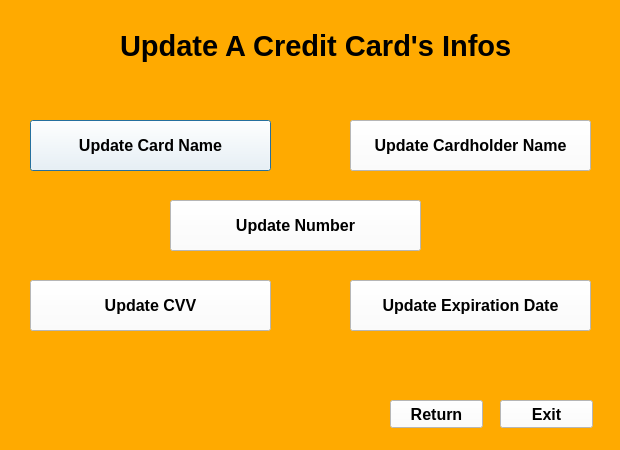
<?xml version="1.0" encoding="UTF-8"?>
<ui version="4.0">
 <class>Dialog</class>
 <widget class="QDialog" name="Dialog">
  <property name="geometry">
   <rect>
    <x>0</x>
    <y>0</y>
    <width>620</width>
    <height>450</height>
   </rect>
  </property>
  <property name="windowTitle">
   <string>Dialog</string>
  </property>
  <property name="styleSheet">
   <string notr="true">background-color: rgb(255, 170, 0);</string>
  </property>
  <widget class="QLabel" name="label">
   <property name="geometry">
    <rect>
     <x>120</x>
     <y>20</y>
     <width>411</width>
     <height>51</height>
    </rect>
   </property>
   <property name="font">
    <font>
     <family>MS Sans Serif</family>
     <pointsize>22</pointsize>
     <weight>75</weight>
     <bold>true</bold>
    </font>
   </property>
   <property name="text">
    <string>Update A Credit Card's Infos</string>
   </property>
  </widget>
  <widget class="QPushButton" name="UpdateCardName">
   <property name="geometry">
    <rect>
     <x>30</x>
     <y>120</y>
     <width>241</width>
     <height>51</height>
    </rect>
   </property>
   <property name="font">
    <font>
     <family>MS Sans Serif</family>
     <pointsize>12</pointsize>
     <weight>75</weight>
     <bold>true</bold>
    </font>
   </property>
   <property name="styleSheet">
    <string notr="true">background-color: rgb(255, 255, 255);</string>
   </property>
   <property name="text">
    <string>Update Card Name</string>
   </property>
  </widget>
  <widget class="QPushButton" name="UpdateCardholderName">
   <property name="geometry">
    <rect>
     <x>350</x>
     <y>120</y>
     <width>241</width>
     <height>51</height>
    </rect>
   </property>
   <property name="font">
    <font>
     <family>MS Sans Serif</family>
     <pointsize>12</pointsize>
     <weight>75</weight>
     <bold>true</bold>
    </font>
   </property>
   <property name="styleSheet">
    <string notr="true">background-color: rgb(255, 255, 255);</string>
   </property>
   <property name="text">
    <string>Update Cardholder Name</string>
   </property>
  </widget>
  <widget class="QPushButton" name="UpdateNumber">
   <property name="geometry">
    <rect>
     <x>170</x>
     <y>200</y>
     <width>251</width>
     <height>51</height>
    </rect>
   </property>
   <property name="font">
    <font>
     <family>MS Sans Serif</family>
     <pointsize>12</pointsize>
     <weight>75</weight>
     <bold>true</bold>
    </font>
   </property>
   <property name="styleSheet">
    <string notr="true">background-color: rgb(255, 255, 255);</string>
   </property>
   <property name="text">
    <string>Update Number</string>
   </property>
  </widget>
  <widget class="QPushButton" name="Exit">
   <property name="geometry">
    <rect>
     <x>500</x>
     <y>400</y>
     <width>93</width>
     <height>28</height>
    </rect>
   </property>
   <property name="font">
    <font>
     <family>MS Sans Serif</family>
     <pointsize>12</pointsize>
     <weight>75</weight>
     <bold>true</bold>
    </font>
   </property>
   <property name="styleSheet">
    <string notr="true">background-color: rgb(255, 255, 255);</string>
   </property>
   <property name="text">
    <string>Exit</string>
   </property>
  </widget>
  <widget class="QPushButton" name="ReturnButton">
   <property name="geometry">
    <rect>
     <x>390</x>
     <y>400</y>
     <width>93</width>
     <height>28</height>
    </rect>
   </property>
   <property name="font">
    <font>
     <family>MS Sans Serif</family>
     <pointsize>12</pointsize>
     <weight>75</weight>
     <bold>true</bold>
    </font>
   </property>
   <property name="styleSheet">
    <string notr="true">background-color: rgb(255, 255, 255);</string>
   </property>
   <property name="text">
    <string>Return</string>
   </property>
  </widget>
  <widget class="QPushButton" name="UpdateCVV">
   <property name="geometry">
    <rect>
     <x>30</x>
     <y>280</y>
     <width>241</width>
     <height>51</height>
    </rect>
   </property>
   <property name="font">
    <font>
     <family>MS Sans Serif</family>
     <pointsize>12</pointsize>
     <weight>75</weight>
     <bold>true</bold>
    </font>
   </property>
   <property name="styleSheet">
    <string notr="true">background-color: rgb(255, 255, 255);</string>
   </property>
   <property name="text">
    <string>Update CVV</string>
   </property>
  </widget>
  <widget class="QPushButton" name="UpdateExpirationDate">
   <property name="geometry">
    <rect>
     <x>350</x>
     <y>280</y>
     <width>241</width>
     <height>51</height>
    </rect>
   </property>
   <property name="font">
    <font>
     <family>MS Sans Serif</family>
     <pointsize>12</pointsize>
     <weight>75</weight>
     <bold>true</bold>
    </font>
   </property>
   <property name="styleSheet">
    <string notr="true">background-color: rgb(255, 255, 255);</string>
   </property>
   <property name="text">
    <string>Update Expiration Date</string>
   </property>
  </widget>
 </widget>
 <resources/>
 <connections/>
</ui>
